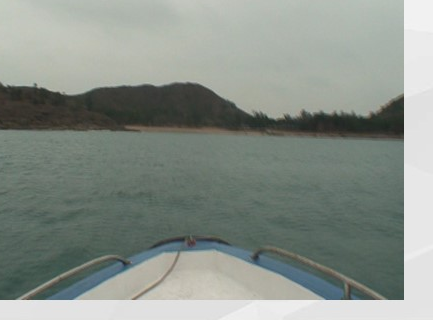
#> input picture Principles and Applications of Pattern Recognition/作业/线性支持向量机/demo_boat.png, 433 x 320 px
$ python b_primal_svm.py --image demo_boat.png
#> lines starting #> are read from the running program, lines starting #| are printed output that depends on the picture; after the words box and inside, x2 and y2 are one past the last pixel; in counts of white or black regions, pixels touching at a corner belong together; long printed decimals are rounded
### Principles and Applications of Pattern Recognition/作业/线性支持向量机/common.py
"""公共工具：图片读取、特征构造、伪标签、水天线提取、结果保存与评估指标。

五个作业脚本（a~e）共用本模块；每个脚本都是独立可运行的入口。
"""
from __future__ import annotations

import json
from pathlib import Path

import numpy as np
from PIL import Image, ImageDraw

HERE = Path(__file__).resolve().parent
OUT = HERE / "results"
OUT.mkdir(parents=True, exist_ok=True)

IMAGE_EXTS = (".jpg", ".jpeg", ".png", ".bmp", ".tif", ".tiff")


# ---------------------------------------------------------------- 图片与特征
def find_image(explicit: str | None = None) -> Path:
    """按优先级找图片：显式路径 > image.jpg/png > 目录内其它图片 > demo_boat.png。"""
    if explicit:
        p = Path(explicit)
        if not p.is_file():
            raise FileNotFoundError(f"图片不存在: {explicit}")
        return p
    for name in ("image.jpg", "image.png", "image.jpeg", "boat.jpg", "boat.png"):
        p = HERE / name
        if p.is_file():
            return p
    candidates = []
    for ext in IMAGE_EXTS:
        candidates += [p for p in HERE.glob(f"*{ext}") if not p.name.startswith("demo_")]
    if candidates:
        return sorted(candidates)[0]
    demo = HERE / "demo_boat.png"
    if demo.is_file():
        return demo
    raise FileNotFoundError(
        "未找到图片：请把作业给定图片放到本目录并命名 image.jpg（或运行时加 --image 路径）")


def load_image(explicit: str | None = None, max_width: int = 480):
    """读图 -> (RGB 归一化 float 数组 HxWx3, 路径, 原始尺寸)。"""
    path = find_image(explicit)
    im = Image.open(path).convert("RGB")
    original = im.size
    if im.width > max_width:
        h = max(1, round(im.height * max_width / im.width))
        im = im.resize((max_width, h), Image.BILINEAR)
    return np.asarray(im, dtype=np.float64) / 255.0, path, original


def pixel_features(img: np.ndarray) -> np.ndarray:
    """每个像素的颜色特征（RGB，0~1），形状 (N, 3)。"""
    return img.reshape(-1, 3)


def pseudo_labels(img: np.ndarray, sky_frac: float = 0.20,
                  water_start: float = 0.45, water_end: float = 0.85):
    """用空间先验生成训练伪标签：上部天空=+1，中部水面=-1，其余（含船体/前景）忽略(0)。

    默认参数对应本作业图片结构：天空约占上部 20%，水面约占 45%~85%，
    最下方 15% 常被船体等前景占据，若标为水面会引入大量噪声，故排除。
    """
    h, w, _ = img.shape
    labels = np.zeros((h, w), dtype=np.int8)
    labels[: max(1, int(h * sky_frac))] = 1
    labels[int(h * water_start): int(h * water_end)] = -1
    return labels


def stratified_sample(labels2d: np.ndarray, max_per_class: int = 400, seed: int = 0):
    """分层抽样训练集，返回 (X, y, 索引)。"""
    flat = labels2d.ravel()
    rng = np.random.default_rng(seed)
    sky = rng.permutation(np.flatnonzero(flat == 1))
    water = rng.permutation(np.flatnonzero(flat == -1))
    idx = np.concatenate([sky[:max_per_class], water[:max_per_class]])
    rng.shuffle(idx)
    y = flat[idx].astype(np.float64)
    return idx, y


# ---------------------------------------------------------------- 水天线提取
def labels_to_map(pred: np.ndarray, shape) -> np.ndarray:
    return pred.reshape(shape[:2])


def waterline_from_labels(label_map: np.ndarray, min_run: int = 3):
    """逐列找“由天空转为水面”的行号，返回 (列号数组, 行号数组)，缺失列略过。"""
    h, w = label_map.shape
    xs, ys = [], []
    for c in range(w):
        col = label_map[:, c]
        starts = np.flatnonzero(col == -1)
        for r in starts:
            if r + min_run <= h and np.all(col[r: r + min_run] == -1):
                xs.append(c)
                ys.append(float(r))
                break
    return np.asarray(xs), np.asarray(ys)


def median_smooth(values: np.ndarray, width: int = 9) -> np.ndarray:
    """一维中值平滑（处理 NaN：忽略）。"""
    out = values.copy()
    half = max(1, width // 2)
    for i in range(len(values)):
        seg = values[max(0, i - half): min(len(values), i + half + 1)]
        seg = seg[~np.isnan(seg)]
        if seg.size:
            out[i] = np.median(seg)
    return out


def fit_robust_line(xs: np.ndarray, ys: np.ndarray, rounds: int = 3):
    """鲁棒直线拟合 y = a*x + b，返回 (a, b, 内点率, 残差标准差)。"""
    mask = ~np.isnan(xs) & ~np.isnan(ys)
    x, y = xs[mask], ys[mask]
    if x.size < 2:
        return 0.0, float(np.nanmean(ys)), 0.0, float("nan")
    keep = np.ones_like(x, dtype=bool)
    a, b = 0.0, float(np.mean(y))
    for _ in range(rounds):
        A = np.vstack([x[keep], np.ones(keep.sum())]).T
        coef, *_ = np.linalg.lstsq(A, y[keep], rcond=None)
        a, b = float(coef[0]), float(coef[1])
        resid = y - (a * x + b)
        sigma = max(1.0, 2.5 * float(np.std(resid[keep])))
        keep = np.abs(resid) <= sigma
        if keep.sum() < 2:
            break
    resid = y - (a * x + b)
    inlier_ratio = float(np.mean(np.abs(resid) <= max(2.0, 2.5 * np.std(resid[~np.isnan(resid)]))))
    return a, b, inlier_ratio, float(np.std(resid))


# ---------------------------------------------------------------- 结果保存
def save_segmentation(img: np.ndarray, label_map: np.ndarray, name: str,
                      boundary=None, fitted=None):
    """保存分割叠加图：天空浅蓝 / 水面深蓝 / 水天线红 / 拟合线黄。"""
    h, w, _ = img.shape
    overlay = img.copy()
    sky = label_map == 1
    water = label_map == -1
    overlay[sky] = overlay[sky] * 0.35 + np.array([0.55, 0.78, 1.0]) * 0.65
    overlay[water] = overlay[water] * 0.35 + np.array([0.10, 0.35, 0.85]) * 0.65
    out = Image.fromarray(np.clip(overlay * 255, 0, 255).astype(np.uint8))
    draw = ImageDraw.Draw(out)
    if boundary is not None:
        xs, ys = boundary
        for i in range(len(xs) - 1):
            if abs(int(xs[i + 1]) - int(xs[i])) <= 2:
                draw.line([(int(xs[i]), int(ys[i])), (int(xs[i + 1]), int(ys[i + 1]))],
                          fill=(255, 60, 60), width=2)
    if fitted is not None:
        a, b = fitted
        draw.line([(0, int(b)), (w - 1, int(a * (w - 1) + b))], fill=(255, 220, 40), width=2)
    out.save(OUT / f"{name}_segmentation.png")
    return OUT / f"{name}_segmentation.png"


def save_plot(fig, name: str):
    path = OUT / f"{name}.png"
    fig.savefig(path, dpi=150, bbox_inches="tight")
    return path


def save_metrics(metrics: dict, name: str):
    path = OUT / f"{name}.json"
    with open(path, "w", encoding="utf-8") as f:
        json.dump(metrics, f, ensure_ascii=False, indent=2)
    return path


# ---------------------------------------------------------------- 评估指标
def classification_metrics(y_true: np.ndarray, y_pred: np.ndarray) -> dict:
    """以“水面(-1)”为正类计算 P/R/F1，并给出整体准确率。"""
    y_true = np.asarray(y_true).astype(int)
    y_pred = np.asarray(y_pred).astype(int)
    tp = int(np.sum((y_true == -1) & (y_pred == -1)))
    fp = int(np.sum((y_true != -1) & (y_pred == -1)))
    fn = int(np.sum((y_true == -1) & (y_pred != -1)))
    tn = int(np.sum((y_true != -1) & (y_pred != -1)))
    precision = tp / (tp + fp) if tp + fp else 0.0
    recall = tp / (tp + fn) if tp + fn else 0.0
    f1 = 2 * precision * recall / (precision + recall) if precision + recall else 0.0
    acc = (tp + tn) / max(1, tp + tn + fp + fn)
    return {"accuracy": round(acc, 4), "precision": round(precision, 4),
            "recall": round(recall, 4), "f1": round(f1, 4),
            "tp": tp, "fp": fp, "fn": fn, "tn": tn}


# [33 lines left out: functions boundary_error, gradient_waterline_reference, not called in this run]

### Principles and Applications of Pattern Recognition/作业/线性支持向量机/svm.py
"""线性支持向量机：原空间解法 + 对偶空间解法（均为从零实现，不依赖 sklearn）。

样本约定：X 形状 (n, d)，标签 y ∈ {+1, -1}。
"""
from __future__ import annotations

import numpy as np


class LinearSVMPrimal:
    """原空间法：直接对 hinge 损失 + L2 正则做（批量）次梯度下降。

    目标函数：
        min_{w,b}  0.5 * ||w||^2 + C * Σ_i max(0, 1 - y_i (w·x_i + b))
    次梯度：
        ∂/∂w = w - C Σ_{margin<1} y_i x_i
        ∂/∂b =   - C Σ_{margin<1} y_i
    """

    def __init__(self, C: float = 1.0, lr: float = 0.5, epochs: int = 400,
                 lr_decay: float = 1.0, seed: int = 0):
        self.C = float(C)
        self.lr0 = float(lr)
        self.epochs = int(epochs)
        self.lr_decay = float(lr_decay)
        self.seed = int(seed)
        self.w = None
        self.b = 0.0
        self.loss_history = []

    def fit(self, X: np.ndarray, y: np.ndarray):
        X = np.asarray(X, dtype=np.float64)
        y = np.asarray(y, dtype=np.float64)
        n, d = X.shape
        rng = np.random.default_rng(self.seed)
        w = np.zeros(d)
        b = 0.0
        for epoch in range(self.epochs):
            lr = self.lr0 / (1.0 + self.lr_decay * epoch)
            idx = rng.permutation(n)
            Xe, ye = X[idx], y[idx]
            margin = ye * (Xe @ w + b)
            active = margin < 1.0
            if active.any():
                Xa, ya = Xe[active], ye[active]
                grad_w = w - self.C * (Xa * ya[:, None]).sum(axis=0)
                grad_b = -self.C * ya.sum()
            else:
                grad_w, grad_b = w, 0.0
            w -= lr * grad_w
            b -= lr * grad_b
            if epoch % 20 == 0 or epoch == self.epochs - 1:
                self.loss_history.append(self.objective(X, y, w, b))
        self.w, self.b = w, b
        return self

    def decision_function(self, X: np.ndarray) -> np.ndarray:
        return np.asarray(X, dtype=np.float64) @ self.w + self.b

    def predict(self, X: np.ndarray) -> np.ndarray:
        return np.where(self.decision_function(X) >= 0, 1, -1)

    def objective(self, X: np.ndarray, y: np.ndarray, w=None, b=None) -> float:
        w = self.w if w is None else w
        b = self.b if b is None else b
        margins = y * (X @ w + b)
        hinge = np.maximum(0.0, 1.0 - margins).sum()
        return float(0.5 * w @ w + self.C * hinge)

    def n_support_vectors(self, X: np.ndarray, y: np.ndarray, tol: float = 1e-3) -> int:
        margins = y * self.decision_function(X)
        return int(np.sum(margins <= 1.0 + tol))


class LinearSVMDualSMO:
    """对偶空间法：求解

        max_α  Σ α_i - 0.5 ΣΣ α_i α_j y_i y_j (x_i·x_j)
        s.t.   0 ≤ α_i ≤ C,  Σ α_i y_i = 0

    使用简化 SMO（序列最小优化，逐对更新 α_i, α_j），线性核下维护 w = Σ α_i y_i x_i。
    """

    # [83 lines left out: functions __init__, fit, not called in this run]

    def decision_function(self, X: np.ndarray) -> np.ndarray:
        return np.asarray(X, dtype=np.float64) @ self.w + self.b

    def predict(self, X: np.ndarray) -> np.ndarray:
        return np.where(self.decision_function(X) >= 0, 1, -1)

    def dual_objective(self) -> float:
        return float(self.alpha.sum() - 0.5 * self.w @ self.w)

    def n_support_vectors(self) -> int:
        return int(np.sum(self.alpha > 1e-6))

    def support_ratio(self) -> float:
        return float(np.mean(self.alpha > 1e-6)) if self.alpha is not None else 0.0


def train_primal(X, y, C=1.0, epochs=3000, lr=0.5, lr_decay=0.5, seed=0) -> LinearSVMPrimal:
    return LinearSVMPrimal(C=C, lr=lr, epochs=epochs, lr_decay=lr_decay, seed=seed).fit(X, y)


def train_dual(X, y, C=1.0, tol=1e-3, max_passes=12, seed=0) -> LinearSVMDualSMO:
    return LinearSVMDualSMO(C=C, tol=tol, max_passes=max_passes, seed=seed).fit(X, y)

### Principles and Applications of Pattern Recognition/作业/线性支持向量机/b_primal_svm.py
"""作业 b：原空间法求解线性 SVM（hinge 损失 + L2 正则的次梯度下降）→ 水天分割。

运行：
    py -3.12 b_primal_svm.py
    py -3.12 b_primal_svm.py --image image.jpg --C 1.0 --epochs 400
输出：
    results/b_primal_segmentation.png
    results/b_waterline.npz
    results/b_metrics.json
"""
from __future__ import annotations

import argparse
import sys
import time
from pathlib import Path

import numpy as np

import matplotlib
matplotlib.use("Agg")
import matplotlib.pyplot as plt

sys.path.insert(0, str(Path(__file__).resolve().parent))

from common import (OUT, classification_metrics, fit_robust_line, labels_to_map,
                    load_image, median_smooth, pixel_features, pseudo_labels,
                    save_metrics, save_plot, save_segmentation, stratified_sample,
                    waterline_from_labels)
from svm import train_primal

plt.rcParams["font.sans-serif"] = ["Microsoft YaHei", "SimHei", "DejaVu Sans"]
plt.rcParams["axes.unicode_minus"] = False


def main() -> int:
    ap = argparse.ArgumentParser(description="b: 原空间法线性 SVM 水天分割")
    ap.add_argument("--image", default=None)
    ap.add_argument("--C", type=float, default=1.0)
    ap.add_argument("--epochs", type=int, default=3000)
    ap.add_argument("--lr", type=float, default=0.5)
    ap.add_argument("--decay", type=float, default=0.5)
    ap.add_argument("--max-per-class", type=int, default=400)
    ap.add_argument("--seed", type=int, default=0)
    args = ap.parse_args()

    img, path, original = load_image(args.image)
#> in load_image, im is the input picture: PIL image 433x320 RGB; mean R, G, B 136.2, 144, 137
#> original = (433, 320)
    h, w, _ = img.shape
#> h = 320; w = 433
    print(f"[b] 图片: {path.name}  处理尺寸 {w}x{h}")
#| [b] 图片: demo_boat.png  处理尺寸 433x320

    X_all = pixel_features(img)
    lab = pseudo_labels(img)
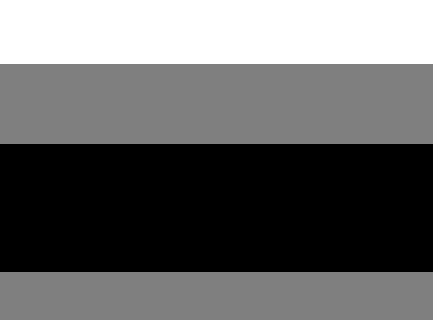
#> lab: shape (320, 433) int8; min -1, max 1, mean -0.2; drawn with min black and max white
    valid = lab.ravel() != 0

    idx, y_tr = stratified_sample(lab, args.max_per_class, args.seed)
#> in stratified_sample, `idx = np.concatenate([sky[:max_per_class], water[:max_per_class]])`: idx = 800 values, max 117510 at index 536, min 2 at index 66, mean 51689.8
#> in stratified_sample, `y = flat[idx].astype(np.float64)`: y = 800 values, max 1 at index 1, min -1 at index 0, mean 0
#> idx = 800 values, max 117510 at index 138, min 2 at index 707, mean 51689.8; y_tr has the same summary as y in stratified_sample
    X_tr = X_all[idx]
#> X_tr = 800 rows, first 8: [0.447, 0.498, 0.463], [0.671, 0.69, 0.663], [0.42, 0.463, 0.431], [0.671, 0.698, 0.667], [0.404, 0.471, 0.439], [0.329, 0.38, 0.353], [0.906, 0.906, 0.906], [0.714, 0.737, 0.698]
    print(f"[b] 训练样本 {len(y_tr)}，原空间次梯度下降 epochs={args.epochs}, lr={args.lr}, C={args.C}")
#| [b] 训练样本 800，原空间次梯度下降 epochs=3000, lr=0.5, C=1.0

    t0 = time.time()
    model = train_primal(X_tr, y_tr, C=args.C, epochs=args.epochs, lr=args.lr,
                         lr_decay=args.decay, seed=args.seed)
#> in fit, `X = np.asarray(X, dtype=np.float64)`: X has the same summary as X_tr in main
#> the loop in fit, `for epoch in range(self.epochs):` made 3000 passes
#> (grad_w, grad_b, hinge in objective) on passes 1, 21, 41: ([-120.7, -110.4, -109.1], 0, 30872.5), ([-175.5, -186.8, -176.2], -305, 1911.8), ([60.72, 60.24, 58.26], 43, 551.5)
#> (grad_w, grad_b) on passes 2 to 7: ([230.6, 244.7, 233.1], 400), ([-307.4, -326.3, -310.8], -400), ([230.6, 244.7, 233.1], 400), ([-276.7, -293.7, -279.7], -400), ([229.8, 244, 232.3], 397), ([-263.4, -279.6, -266.3], -400)
#> after the loop in fit, `for epoch in range(self.epochs):`: b = -4.93; self.loss_history = 151 values, max 35704.9 at index 0, min 161.4 at index 150, mean 461.8; w = [2.42, 3.44, 2.64]
#> in fit, `self.w, self.b = w, b`: self.b = -4.93
    train_time = time.time() - t0

    pred = model.predict(X_all)
    label_map = labels_to_map(pred, (h, w))
#> in labels_to_map, `return pred.reshape(shape[:2])`:
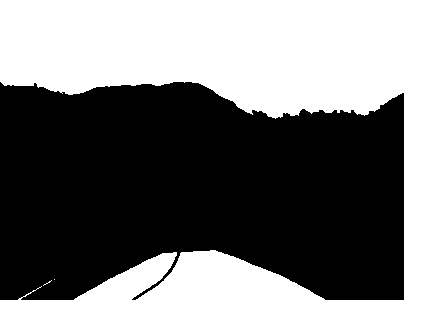
#> returned value: shape (320, 433) int64; values -1 (black) and 1 (white), 46.4% white; 3 white regions (2 under 20 px), largest, box (x1, y1, x2, y2) and area: (0, 0, 433, 320) 64293
    xs, ys = waterline_from_labels(label_map, min_run=3)
#> after the loop in waterline_from_labels, `for c in range(w):`: xs = 404 values from 0 to 403; ys = 404 values, max 119 at index 275, min 82 at index 0, mean 97.34
#> xs = 404 values from 0 to 403
    ys_smooth = median_smooth(ys.astype(float), 9)
#> in median_smooth, `out = values.copy()`: out has the same summary as ys in waterline_from_labels
#> the loop in median_smooth, `for i in range(len(values)):` made 404 passes
#> seg on passes 1 to 3: [82, 83, 84, 85, 86], [82, 83, 84, 85, 86, 86], [82, 83, 84, 85, 86, 86, 86]
#> after the loop in median_smooth, `for i in range(len(values)):`: out = 404 values, max 118 at index 272, min 82 at index 173, mean 97.41
#> ys_smooth has the same summary as out in median_smooth
    a_fit, b_fit, inlier, resid_std = fit_robust_line(xs, ys_smooth)
#> in fit_robust_line, `x, y = xs[mask], ys[mask]`: x = 404 values from 0 to 403; y has the same summary as out in median_smooth
#> in fit_robust_line, `a, b = 0.0, float(np.mean(y))`: a = 0; b = 97.41
#> in fit_robust_line, `resid = y - (a * x + b)`: resid = 404 values, max 14.97 at index 272, min -19.49 at index 403, mean -3.81e-14
#> in fit_robust_line, `inlier_ratio = float(np.mean(np.abs(resid) <= max(2.0, 2.5 * np.std(re..`: inlier_ratio = 1
#> a_fit = 0.0798; b_fit = 81.32; inlier = 1; resid_std = 8.18

    metrics = {
        "script": "b_primal_svm",
        "image": str(path),
        "image_size_processed": [w, h],
        "C": args.C,
        "epochs": args.epochs,
        "learning_rate": args.lr,
        "train_samples": int(len(y_tr)),
        "train_time_s": round(train_time, 3),
        "primal_objective": round(model.objective(X_tr, y_tr), 6),
        "n_support_vectors": model.n_support_vectors(X_tr, y_tr),
        "w": [round(float(v), 6) for v in model.w],
        "b": round(float(model.b), 6),
        "segmentation": classification_metrics(lab.ravel()[valid], pred[valid]),
        "waterline_columns": int(len(xs)),
        "line_fit": {"slope": round(a_fit, 5), "intercept": round(b_fit, 2),
                     "inlier_ratio": round(inlier, 4),
                     "residual_std_px": round(resid_std, 3)},
    }
#> in n_support_vectors, `margins = y * self.decision_function(X)`: margins = 800 values, max 3.18 at index 614, min -2.92 at index 649, mean 1.2
#> in classification_metrics, `tp = int(np.sum((y_true == -1) & (y_pred == -1)))`: tp = 49703
#> in classification_metrics, `fp = int(np.sum((y_true != -1) & (y_pred == -1)))`: fp = 0
#> in classification_metrics, `fn = int(np.sum((y_true == -1) & (y_pred != -1)))`: fn = 5721
#> in classification_metrics, `tn = int(np.sum((y_true != -1) & (y_pred != -1)))`: tn = 27712
#> in classification_metrics, `precision = tp / (tp + fp) if tp + fp else 0.0`: precision = 1
#> in classification_metrics, `recall = tp / (tp + fn) if tp + fn else 0.0`: recall = 0.897
#> in classification_metrics, `f1 = 2 * precision * recall / (precision + recall) if precision + reca..`: f1 = 0.946
#> in classification_metrics, `acc = (tp + tn) / max(1, tp + tn + fp + fn)`: acc = 0.931
    save_segmentation(img, label_map, "b_primal", (xs, ys_smooth), (a_fit, b_fit))
#> in save_segmentation, `overlay[sky] = overlay[sky] * 0.35 + np.array([0.55, 0.78, 1.0]) * 0.65`:
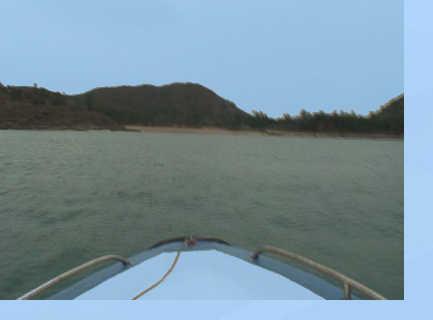
#> overlay: shape (320, 433, 3) float64; mean of channels 0, 1, 2 0.474, 0.57, 0.617; drawn as R, G, B
#> in save_segmentation, `overlay[water] = overlay[water] * 0.35 + np.array([0.10, 0.35, 0.85]) ..`:
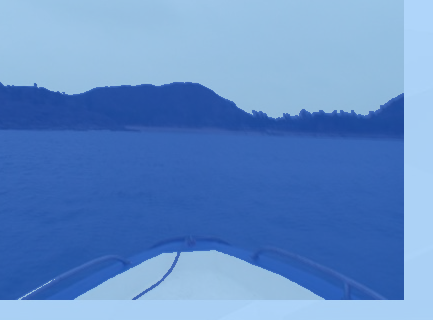
#> overlay: shape (320, 433, 3) float64; mean of channels 0, 1, 2 0.388, 0.555, 0.786; drawn as R, G, B
#> in save_segmentation, `xs, ys = boundary`: xs = 404 values from 0 to 403; ys has the same summary as out in median_smooth
#> in save_segmentation, `out.save(OUT / f"{name}_segmentation.png")`:
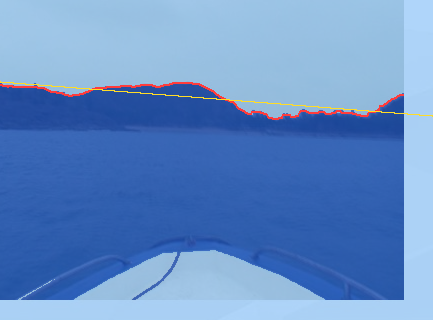
#> saved as b_primal_segmentation.png: PIL image 433x320 RGB; mean R, G, B 100.1, 140.9, 198.6

    fig, ax = plt.subplots(figsize=(6.5, 2.8))
    ax.plot(model.loss_history, lw=1.8, c="#1f77b4")
    ax.set_xlabel("记录点（每 20 轮）")
    ax.set_ylabel("原空间目标值")
    ax.set_title("b：原空间法目标函数收敛曲线")
    ax.grid(alpha=.25)
    save_plot(fig, "b_primal_loss")
#> in save_plot, `fig.savefig(path, dpi=150, bbox_inches="tight")`:
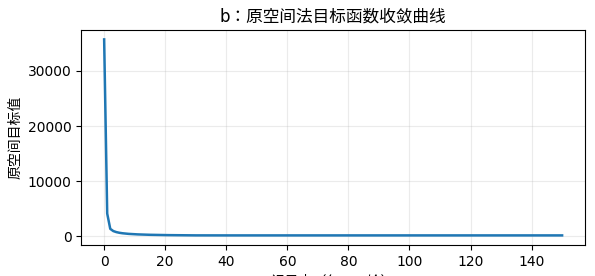
#> figure drawn by matplotlib, 1 panel; curve peaks at x = 0, y = 35704.9
    plt.close(fig)

    np.savez(OUT / "b_waterline.npz", xs=xs, ys=ys_smooth)
    np.save(OUT / "b_label_map.npy", label_map)
    save_metrics(metrics, "b_metrics")

    print(f"[b] 原空间目标值 {metrics['primal_objective']:.6f}，"
          f"训练 {train_time:.3f}s，支持向量 {metrics['n_support_vectors']}")
#| [b] 原空间目标值 161.444，训练 0.179s，支持向量 176
    print("[b] 分割指标:", metrics["segmentation"])
#| [b] 分割指标: {'accuracy': 0.9312, 'precision': 1.0, 'recall': 0.8968, 'f1': 0.9456, 'tp': 49703, 'fp': 0, 'fn': 5721, 'tn': 27712}
    print(f"[b] 水天线覆盖 {len(xs)}/{w} 列，拟合 y={a_fit:.4f}x+{b_fit:.2f}")
#| [b] 水天线覆盖 404/433 列，拟合 y=0.0798x+81.32
    print(f"[b] 结果已保存到: {OUT}")
    return 0


if __name__ == "__main__":
    raise SystemExit(main())
#> (the program exits here)
